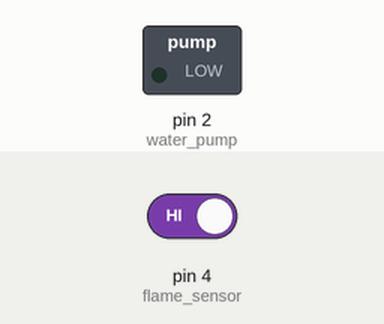
The sketch below on a simulated Arduino Uno, built with avr-gcc and run on an emulated ATmega328P. Shown: switched loads named in the sketch (green lamp = pin HIGH). Inputs (shaded band) come from the test bench; at power-on: pin 4 (flame_sensor) HIGH.

Above: at 1.2 s.
1.3 s: pin 4 (flame_sensor) driven LOW
At 2.5 s:
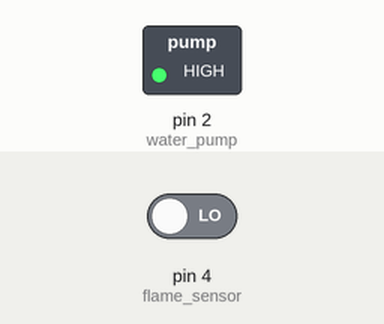
2.8 s: pin 4 (flame_sensor) driven HIGH
At 3.6 s:
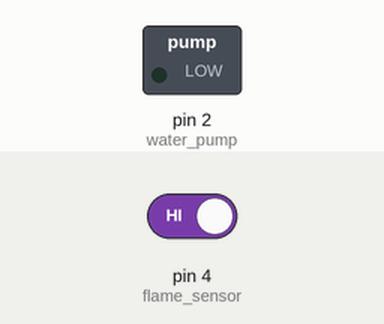
Timing chart, 0 to 5.8 s (numbered marks = the images above; inputs shaded):
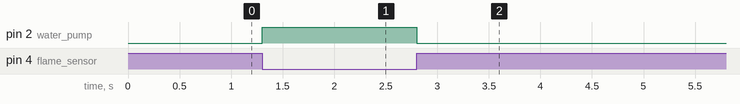

The sketch:

waterpump_arduino_flame.ino
```cpp
#define water_pump 2                                      // 2번 핀을 water_pump라고 지정
#define flame_sensor 4                                    // 4번 핀을 flame_sensor라고 지정

void setup() {
  Serial.begin(9600);
  pinMode(water_pump,OUTPUT);                             // 워터펌프(2번)핀을 출력핀으로 지정
  pinMode(flame_sensor,INPUT);                            // 불꽃센서(4번)핀을 입력핀으로 지정
}

void loop() {
  int flame = digitalRead(flame_sensor);                  // flame 변수에 불꽃 감지 센서의 값을 받아옵니다.

  if(flame == 0) {                                        // 불꽃이 감지되었을 경우, 워터펌프 동작
    digitalWrite(water_pump,HIGH);
  }else {                                                 // 불꽃이 감지되지 않을 경우, 워터펌프 중지
    digitalWrite(water_pump,LOW);
  }

  delay(100);
}
```

Measured:
- after the input at 1.3 s, pin 2 (water_pump): LOW → HIGH at once
- after the input at 2.8 s, pin 2 (water_pump): HIGH → LOW at once
